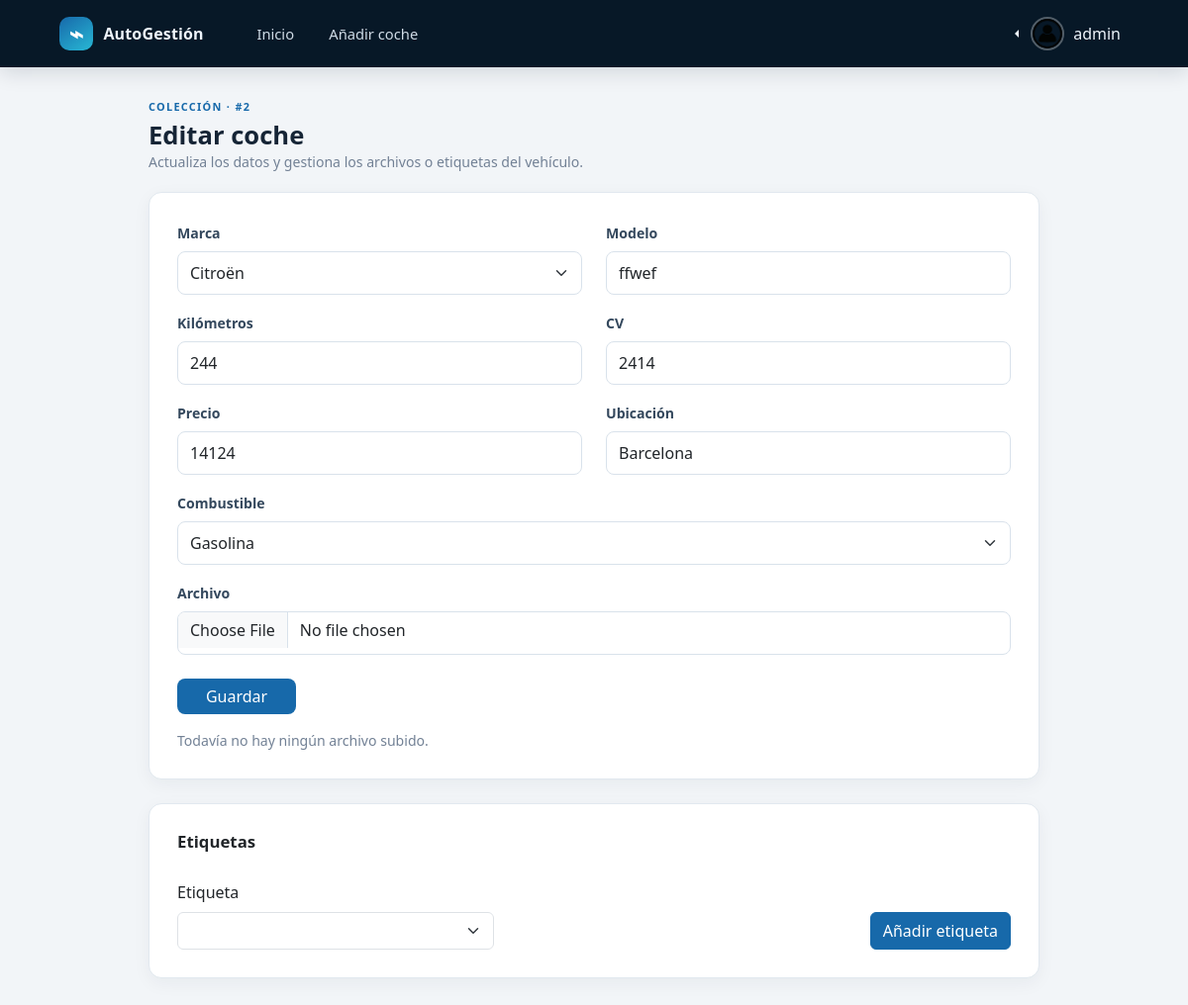
The page /tasks/update/2 (signed in) on the database as committed earlier.
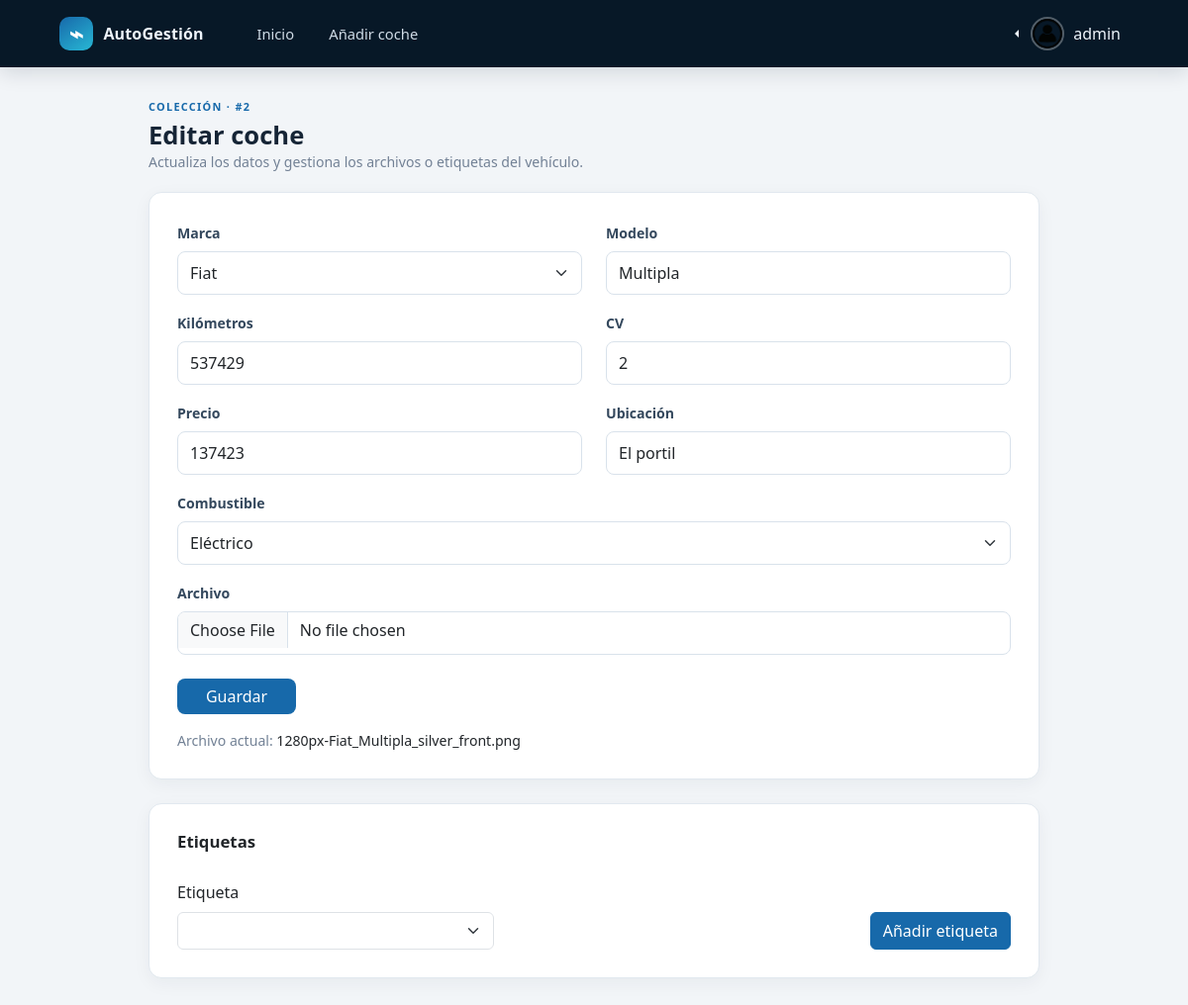
The same page on the database as committed later.
### app/auth/models.py (models this page shows, shortened)
class User(db.Model):
    __tablename__ = 'users'
    id = db.Column(db.Integer, primary_key=True)
    username = db.Column(db.String(80), unique=True, nullable=False)
    pwhash = db.Column(db.String(128), nullable=False)
    email = db.Column(db.String(255), nullable=False, unique=True)
    email_cofirmed_at = db.Column(db.DateTime())
    first_name = db.Column(db.String(100), nullable=False)
    last_name = db.Column(db.String(100), nullable=False)
    avatar_id = db.Column(db.Integer, db.ForeignKey('files.id'), nullable=True)
    address_id = db.Column(db.Integer, db.ForeignKey('addresses.id'), nullable=True)
    avatar = relationship('Document', lazy='joined')
    social_networks = relationship('SocialNetwork', lazy='joined', secondary='user_social_networks')
    lang = db.Column(db.Enum(LangChoices), default=LangChoices.EN)
    @property
    def is_authenticated(self):
        return True

### app/tasks/models.py (models this page shows, shortened)
class Task(db.Model):
    __tablename__ = 'coches'
    id=db.Column(db.Integer, primary_key=True)
    model=db.Column(db.String(255))
    document_id=db.Column(db.Integer, db.ForeignKey('files.id'))
    document = relationship("Document", lazy="joined")
    brand_id=db.Column(db.Integer, db.ForeignKey('brands.id'))
    brand = relationship("Brand", lazy="joined")
    km=db.Column(db.Integer)
    cv=db.Column(db.Integer)
    price=db.Column(db.Integer)
    place=db.Column(db.String(255))
    gasoline_type_id=db.Column(db.Integer, db.ForeignKey('gasoline.id'))
    gasoline = relationship("Gasoline", lazy="joined")
    user_id = db.Column(db.Integer, db.ForeignKey('users.id'), nullable=False)
    user = relationship('User', lazy='joined')
    tags = relationship("Tag", secondary=task_tags)

class Document(db.Model):
    __tablename__ = 'files'
    id=db.Column(db.Integer, primary_key=True)
    filename=db.Column(db.String(255))
    extension=db.Column(db.String(10))
    task = relationship("Task", back_populates="document", foreign_keys="Task.document_id", uselist=False)

### app/tasks/controllers.py (the view, shortened to what this page needs)
@taskRoute.route('/update/<int:id>', methods=['GET', 'POST'])
def update(id:int):
    task = operations.getById(id, show404=True)
    form = forms.Task()
    form.brand.choices = [(brand.id, brand.name) for brand in task_models.Brand.query.all()]
    form.gasoline.choices = [(gas.id, gas.type) for gas in task_models.Gasoline.query.all()]
    form_tag = forms.TaskTagAdd()
    form_tag.tag.choices = [(tag.id, tag.name) for tag in task_models.Tag.query.all()]
    formTagRemove = forms.TaskTagRemove()
    document = None
    if task.document_id is not None:
        document = operations.getByIdDocument(task.document_id)
    if request.method == 'GET':
        form.model.data = task.model
        form.brand.data = task.brand_id
        form.km.data = task.km
        form.cv.data = task.cv
        form.price.data = task.price
        form.place.data = task.place
        form.gasoline.data = task.gasoline_type_id
    return render_template("dashboard/tasks/update.html", form=form, formTag=form_tag, formTagRemove=formTagRemove, id=id, document=document, task=task)

### app/tasks/forms.py
class Task(FlaskForm):
    model = StringField(_('Modelo'), validators=[InputRequired(message=_('This field is required.'))])
    km = IntegerField(_('Kilómetros'))
    cv = IntegerField(_('CV'))
    price = IntegerField(_('Precio'))
    place = StringField(_('Ubicación'))
    gasoline = SelectField(_('Combustible'), choices=[], coerce=int)
    file = FileField(_('Archivo'))
    brand = SelectField(_('Marca'), choices=[], coerce=int)

class TaskTagAdd(FlaskForm):
    tag = SelectField(_('Etiqueta'), choices=[])

### app/__init__.py (called while the page is built)
def get_locale():
    return request.accept_languages.best_match(['es', 'en'])

### app/auth/controllers.py (called while the page is built)
@login_manager.user_loader
def load_user(user_id):
    return db.session.get(User, int(user_id))

### app/tasks/controllers.py (called while the page is built)
@taskRoute.before_request
@login_required
def before():
    pass

### app/tasks/operations.py (called while the page is built)
def getById(id: int, show404=False):
    if show404:
        task = db.get_or_404(models.Task, id)
    else:
        task = db.session.get(models.Task, id)
    return task

def getByIdDocument(id: int, show404=False):
    if show404:
        task = db.get_or_404(models.Document, id)
    else:
        task = db.session.get(models.Document, id)
    return task

### app/templates/dashboard/tasks/update.html (shortened to what this page needs)
{% extends "dashboard/base.html" %}
{% block content %}
<div class="container dashboard-form-page">
    <div class="dashboard-form-heading">
        <p class="fleet-eyebrow">{{ _('COLECCIÓN') }} · #{{ id }}</p>
        <h1>{{ _('Editar coche') }}</h1>
        <p class="fleet-muted mb-0">{{ _('Actualiza los datos y gestiona los archivos o etiquetas del vehículo.') }}</p>
    </div>
    <section class="card dashboard-form-card">
        <div class="card-body">
            <form class="dashboard-form" action="" method="post" enctype="multipart/form-data">
                {% include 'dashboard/tasks/_form.html' %}
            </form>
            <p class="small fleet-muted mt-3 mb-0">
                {% if document %}
                {{ _('Archivo actual:') }} <span class="text-body">{{ document.filename }}</span>
                {% else %}
                {{ _('Todavía no hay ningún archivo subido.') }}
                {% endif %}
            </p>
        </div>
    </section>
    <section class="card dashboard-detail-card mt-4">
        <div class="card-body">
            <h2 class="dashboard-section-title mt-0">{{ _('Etiquetas') }}</h2>
            {% include 'dashboard/tasks/tag/assing.html' %}
        </div>
    </section>
</div>
{% endblock %}

### app/templates/dashboard/base.html (shortened to what this page needs)
<!DOCTYPE html>
<html lang="es">
<head>
    <link rel="stylesheet" href="{{ url_for('static', filename='bootstrap/css/bootstrap.min.css')}}">
    <link rel="stylesheet" href="{{ url_for('static', filename='dashboard.css') }}">
</head>
<body class="fleet-page">
    <nav class="navbar navbar-expand-lg fleet-navbar">
        <div class="container-fluid">
            <a class="navbar-brand fleet-brand" href="{{ url_for('tasks.index') }}">
                <span class="fleet-brand-icon" aria-hidden="true">⌁</span>
                <span>AutoGestión</span>
            </a>
            <div class="navbar-collapse collapse" id="navbarApp">
                <ul class="navbar-nav fleet-nav-links">
                    <li class="nav-item">
                        <a class="nav-link" href="{{ url_for('tasks.index') }}">{{ _('Inicio') }}</a>
                    </li>
                    <li class="nav-item">
                        <a class="nav-link" href="{{ url_for('tasks.create') }}">{{ _('Añadir coche') }}</a>
                    </li>
                </ul>
                <ul class="navbar-nav ms-auto">
                    <li class="nav-item dropdown dropstart">
                        <a href="#" class="nav-link dropdown-toggle fleet-profile" data-bs-toggle="dropdown">
                            <img src="{{ url_for('static', filename='img/profile.png') }}" width="34" height="34" alt="">
                            <span>{{ current_user.username }}</span>
                        </a>
                    </li>
                </ul>
            </div>
        </div>
    </nav>
    <main class="dashboard-shell">
        {% block content %}{% endblock %}
    </main>
</body>
</html>

### app/templates/dashboard/tasks/_form.html (shortened to what this page needs)
<div class="row">
    <div class="col">
        <div class="mb-3">
            {{form.brand.label(class="form-label")}}
            {{form.brand(class="form-select")}}
        </div>
    </div>
    <div class="col">
        <div class="mb-3">
            {{form.model.label(class="form-label")}}
            {{form.model(class="form-control")}}
        </div>
    </div>
</div>
<div class="row">
    <div class="col">
        <div class="mb-3">
            {{form.km.label(class="form-label")}}
            {{form.km(class="form-control")}}
        </div>
    </div>
    <div class="col">
        <div class="mb-3">
            {{form.cv.label(class="form-label")}}
            {{form.cv(class="form-control")}}
        </div>
    </div>
</div>
<div class="row">
    <div class="col">
        <div class="mb-3">
            {{form.price.label(class="form-label")}}
            {{form.price(class="form-control")}}
        </div>
    </div>
    <div class="col">
        <div class="mb-3">
            {{form.place.label(class="form-label")}}
            {{form.place(class="form-control")}}
        </div>
    </div>
</div>
<div class="row">
    <div class="col">
        <div class="mb-3">
            {{form.gasoline.label(class="form-label")}}
            {{form.gasoline(class="form-select")}}
        </div>
    </div>
</div>
{% if id: %}
    <div class="mb-3">
        {{form.file.label(class="form-label")}}
        {{form.file(class="form-control")}}
    </div>
{% endif %}
<button class="btn btn-primary mt-2" type="submit">{{ _('Guardar') }}</button>

### app/templates/dashboard/tasks/tag/assing.html (shortened to what this page needs)
<form action="{{ url_for('tasks.add_tag', id=id) }}" method="post" class="dashboard-tag-form">
    <div class="flex-grow-1">
        {{ formTag.tag.label(class="form-label") }}
        {{ formTag.tag(class="form-select") }}
    </div>
    <button class="btn btn-primary" type="submit">{{ _('Añadir etiqueta') }}</button>
</form>

### app/assets/dashboard.css (style rules this page uses)
:root { --fleet-navy: #071827; --fleet-blue: #1769aa; --fleet-blue-dark: #12558d; --fleet-cyan: #28b8d5; --fleet-ink: #162536; --fleet-muted: #728195; --fleet-line: #e1e8ef; --fleet-bg: #f2f5f8; }
body.fleet-page { min-height: 100vh; background: var(--fleet-bg); color: var(--fleet-ink); }
.fleet-navbar { min-height: 68px; padding: 0.5rem clamp(1rem, 4vw, 3.25rem); background: var(--fleet-navy); box-shadow: 0 5px 20px rgb(7 24 39 / 14%); }
.fleet-navbar .navbar-brand, .fleet-navbar .nav-link { color: #eef5fc; }
.fleet-brand { display: inline-flex; align-items: center; gap: 0.65rem; margin-right: 2.5rem; font-size: 1rem; font-weight: 700; letter-spacing: 0.01em; }
.fleet-brand-icon, .fleet-empty-icon { display: inline-grid; width: 34px; height: 34px; place-items: center; border-radius: 10px; background: linear-gradient(145deg, var(--fleet-blue), var(--fleet-cyan)); color: white; font-size: 1.5rem; line-height: 1; }
.fleet-nav-links { gap: 0.5rem; }
.fleet-navbar .fleet-nav-links .nav-link { padding: 0.55rem 0.85rem; border-radius: 8px; color: #cfdae5; font-size: 0.92rem; }
.fleet-profile { display: inline-flex; align-items: center; gap: 0.55rem; color: #e6eef6; }
.fleet-profile img { border: 2px solid rgb(255 255 255 / 30%); border-radius: 50%; object-fit: cover; }
.dashboard-shell { width: min(1440px, 100%); margin: 0 auto; padding: 2rem clamp(1rem, 4vw, 3.25rem) 3rem; }
.fleet-eyebrow { margin: 0 0 0.35rem; color: var(--fleet-blue); font-size: 0.68rem; font-weight: 800; letter-spacing: 0.12em; }
.fleet-primary-button, .btn-primary { --bs-btn-bg: var(--fleet-blue); --bs-btn-border-color: var(--fleet-blue); --bs-btn-hover-bg: var(--fleet-blue-dark); --bs-btn-hover-border-color: var(--fleet-blue-dark); --bs-btn-active-bg: var(--fleet-blue-dark); --bs-btn-active-border-color: var(--fleet-blue-dark); }
.fleet-overview-card, .vehicle-card, .fleet-empty-state, .dashboard-form-card, .dashboard-detail-card { overflow: hidden; border: 1px solid var(--fleet-line); border-radius: 13px; background: white; box-shadow: 0 5px 18px rgb(23 42 61 / 5%); }
.fleet-muted { color: var(--fleet-muted); font-size: 0.88rem; }
.dashboard-form-page { max-width: 900px; padding: 0; }
.dashboard-form-heading { margin-bottom: 1.25rem; }
.dashboard-form-heading h1 { margin: 0; font-size: 1.6rem; font-weight: 750; }
.dashboard-form-card .card-body, .dashboard-detail-card .card-body { padding: clamp(1rem, 3vw, 1.75rem); }
.dashboard-form .form-label { color: #34485d; font-size: 0.88rem; font-weight: 650; }
.dashboard-form .form-control, .dashboard-form .form-select { min-height: 44px; border-color: #d9e2eb; border-radius: 8px; }
.dashboard-form .btn-success, .dashboard-form .btn-primary { min-width: 120px; border: 0; border-radius: 8px; background: var(--fleet-blue); color: white; }
.dashboard-section-title { margin: 1.5rem 0 0.75rem; font-size: 1.05rem; font-weight: 750; }
.dashboard-tag-form { display: flex; align-items: end; gap: 0.75rem; margin-top: 1rem; }
.dashboard-tag-form select { max-width: 320px; }

Rows that differ between the two databases and show on the page:
changed Task: brand "Citroën" → "Fiat"; model "ffwef" → "Multipla"; km "244" → "537429"; cv "2414" → "2"; price "14124" → "137423"; place "Barcelona" → "El portil"
added Document: filename "1280px-Fiat_Multipla_silver_front.png"
Other text that changed with them:
form field gasoline: "Gasolina" → "Eléctrico"
text no longer shown: "Todavía no hay ningún archivo subido."
text now shown: "Archivo actual:"
